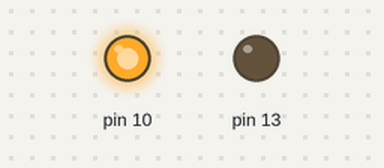
A sketch run on a simulated Arduino Uno, built with avr-gcc and run on an emulated ATmega328P. Parts: output pins drawn as LEDs (lit = HIGH).

Above: at 0.7 s.
At 5.2 s:
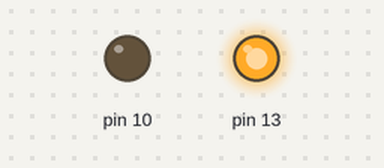
Timing chart, 0 to 6.9 s (numbered marks = the images above):
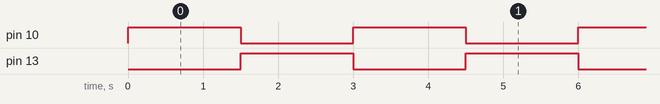

Measured:
- by itself, pin 10, pin 13: alternates HIGH for 1.5 s and LOW for 1.5 s
- by itself, everything shown: repeats every 3.0 s, in 3 steps

The sketch:

opdracht_1.ino
```cpp
void setup() {

  // Pinmodes instellen volgens opdracht (10, 13)
  pinMode(10, OUTPUT);
  pinMode(13, OUTPUT);

}

void loop() {

  // Alleen LED op pin 10 gaat aan voor 1,5 sec en LED op pin 13 blijft uit.
  digitalWrite(10, HIGH);
  delay(1500);
  digitalWrite(10, LOW);

  // Alleen LED op pin 13 gaat aan voor 1,5 sec en LED op pin 10 blijft uit.
  digitalWrite(13, HIGH);
  delay(1500);
  digitalWrite(13, LOW);

}
```
